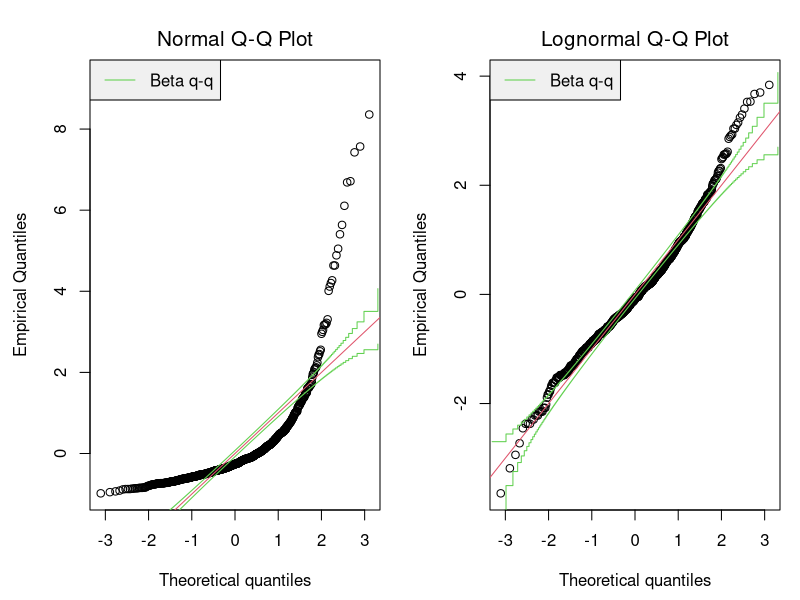
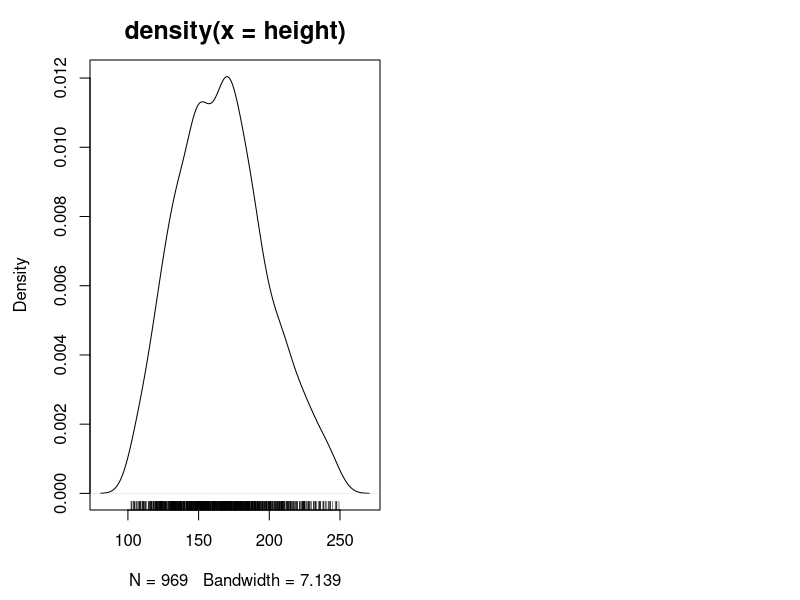

Generate these figures, in order, with R:
## ---- chunk 1
knitr::opts_chunk$set(echo = TRUE)
## ---- chunk 2
data <- scan('toears.txt')
n = length(data)
log_data = log(data)
ii=1:n
ii_reverse = n-ii+1
quantile = qnorm((1:n)/n)
thq=qnorm(((1:n)-.5)/n)
q=seq(from=-8,to=8,length=n)
data = data[order(data)]
data_plot = (data-mean(data))/sd(data)
log_data_plot = (log_data-mean(log_data))/sd(log_data)

par(mfrow=c(1,2), mar=c(4.5,4.5,3,1), cex.lab=1, cex.main=1.5)
plot(quantile, data_plot, xlab="Theoretical quantiles",ylab="Empirical Quantiles")
mtext(side=3,"Normal Q-Q Plot",cex=1.25,line=.5)
abline(coef = c(0,1), col=2)
upB=qnorm(qbeta(.5+.95/2,shape1=ii,shape2=ii_reverse))
lowB=qnorm(qbeta(.5-.95/2,shape1=ii,shape2=ii_reverse))
lines(thq,(upB-mean(data_plot))/sd(data_plot),type="s",col=3)
lines(thq,(lowB-mean(data_plot))/sd(data_plot),type="s",col=3)
legend("topleft",c("Beta q-q"),col=3,lty=1,bg="gray94",cex=1)

plot(quantile, log_data_plot, xlab="Theoretical quantiles",ylab="Empirical Quantiles")
mtext(side=3,"Lognormal Q-Q Plot",cex=1.25,line=.5)
abline(coef = c(0,1), col=2)
upB=qnorm(qbeta(.5+.95/2,shape1=ii,shape2=n-ii+1))
lowB=qnorm(qbeta(.5-.95/2,shape1=ii,shape2=n-ii+1))
lines(thq,(upB-mean(log_data_plot))/sd(log_data_plot),type="s",col=3)
lines(thq,(lowB-mean(log_data_plot))/sd(log_data_plot),type="s",col=3)
legend("topleft",c("Beta q-q"),col=3,lty=1,bg="gray94",cex=1)
## ---- chunk 3
height_data <- read.csv('height1000.csv')
height <- height_data$height_cm

# plot density + rug
plot(density(height))
rug(height)

pop = 100000
num_ppl_more_than_250 = pnorm(250, mean=mean(height), sd=sd(height), lower.tail=F)*100000
num_ppl_more_than_250
## ---- chunk 4
pdf_data = density(data)
log_data = log(data)
pdf_log_data = density(log_data)

# compute central tendency measures for original data
og_mean = mean(data)
og_median = median(data)
og_mode = pdf_data$x[pdf_data$y==max(pdf_data$y)]

# compute central tendency measures for original data
log_mean = exp(mean(log_data))
log_median = exp(median(log_data))
log_mode = exp(pdf_log_data$x[pdf_log_data$y==max(pdf_log_data$y)])

labels <- c("Mean", "Median", "Mode")
origin_measures <- c(og_mean, og_median, og_mode)
log_measures <- c(log_mean, log_median, log_mode)

df <- data.frame(origin_measures, log_measures)
rownames(df) = labels
colnames(df) = c("Original toears", "Log-transformed toears")
df
